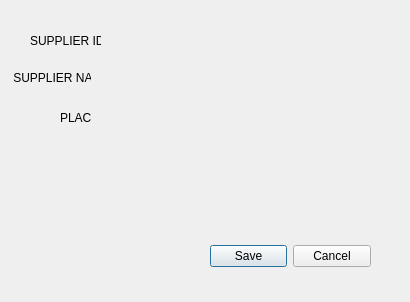
<?xml version="1.0" encoding="UTF-8"?>
<ui version="4.0">
 <class>edit_supplier</class>
 <widget class="QDialog" name="edit_supplier">
  <property name="geometry">
   <rect>
    <x>0</x>
    <y>0</y>
    <width>410</width>
    <height>302</height>
   </rect>
  </property>
  <property name="windowTitle">
   <string>Dialog</string>
  </property>
  <widget class="QDialogButtonBox" name="buttonBox">
   <property name="geometry">
    <rect>
     <x>210</x>
     <y>240</y>
     <width>161</width>
     <height>32</height>
    </rect>
   </property>
   <property name="orientation">
    <enum>Qt::Horizontal</enum>
   </property>
   <property name="standardButtons">
    <set>QDialogButtonBox::Cancel|QDialogButtonBox::Save</set>
   </property>
  </widget>
  <widget class="QLabel" name="label">
   <property name="geometry">
    <rect>
     <x>30</x>
     <y>30</y>
     <width>71</width>
     <height>21</height>
    </rect>
   </property>
   <property name="text">
    <string>SUPPLIER ID</string>
   </property>
  </widget>
  <widget class="QLabel" name="label_2">
   <property name="geometry">
    <rect>
     <x>10</x>
     <y>70</y>
     <width>81</width>
     <height>16</height>
    </rect>
   </property>
   <property name="text">
    <string> SUPPLIER NAME</string>
   </property>
  </widget>
  <widget class="QLabel" name="label_3">
   <property name="geometry">
    <rect>
     <x>60</x>
     <y>110</y>
     <width>31</width>
     <height>16</height>
    </rect>
   </property>
   <property name="text">
    <string>PLACE</string>
   </property>
  </widget>
 </widget>
 <resources/>
 <connections>
  <connection>
   <sender>buttonBox</sender>
   <signal>accepted()</signal>
   <receiver>edit_supplier</receiver>
   <slot>accept()</slot>
   <hints>
    <hint type="sourcelabel">
     <x>248</x>
     <y>254</y>
    </hint>
    <hint type="destinationlabel">
     <x>157</x>
     <y>274</y>
    </hint>
   </hints>
  </connection>
  <connection>
   <sender>buttonBox</sender>
   <signal>rejected()</signal>
   <receiver>edit_supplier</receiver>
   <slot>reject()</slot>
   <hints>
    <hint type="sourcelabel">
     <x>316</x>
     <y>260</y>
    </hint>
    <hint type="destinationlabel">
     <x>286</x>
     <y>274</y>
    </hint>
   </hints>
  </connection>
 </connections>
</ui>
